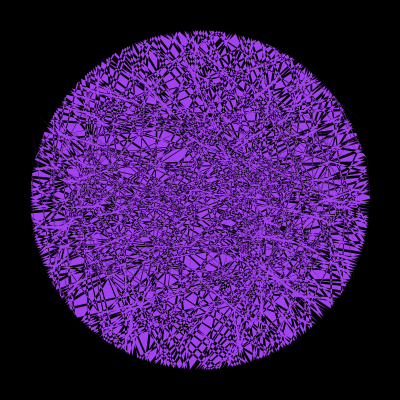
Frame 1 (no input)
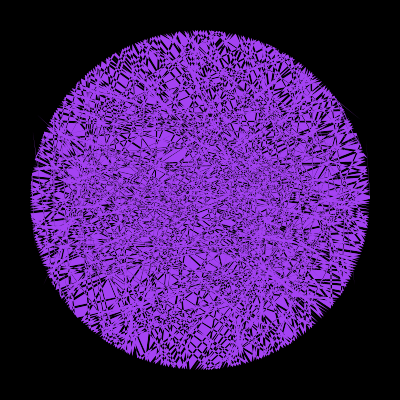
Frame 2 (the mouse pressed at the canvas centre, redrawn once)

The Processing sketch that drew these frames (run headless with seeded random() and noise(); the mouse was pressed at the canvas centre and the sketch redrawn once):

// Processing sketch: processing_39267
// ── processing_39267.pde

int num = 395;
int or = 170;
int ir = 90;
PVector[] p = new PVector[num*2];

void setup() {
  size(400, 400);
  background(0);
  smooth();
  fill(random(255),random(255),random(255));
  noStroke();
  float a = TWO_PI/p.length;
  float x, y;
  for (int i = 0; i<p.length;i++) {
    if (i%2==1) {
      x = cos(i*a)*or;
      y = sin(i*a)*or;
    } 
    else {
      x = random(-or, or);
      y = random(-ir, ir);
    }
    p[i] = new PVector(x, y);
  }
  noLoop();
}

void draw() {
  translate(width/2, height/2);
  beginShape();
  for (int i = 0; i<p.length;i++) {
    vertex(p[i].x, p[i].y);
  }
  endShape(CLOSE);
}
